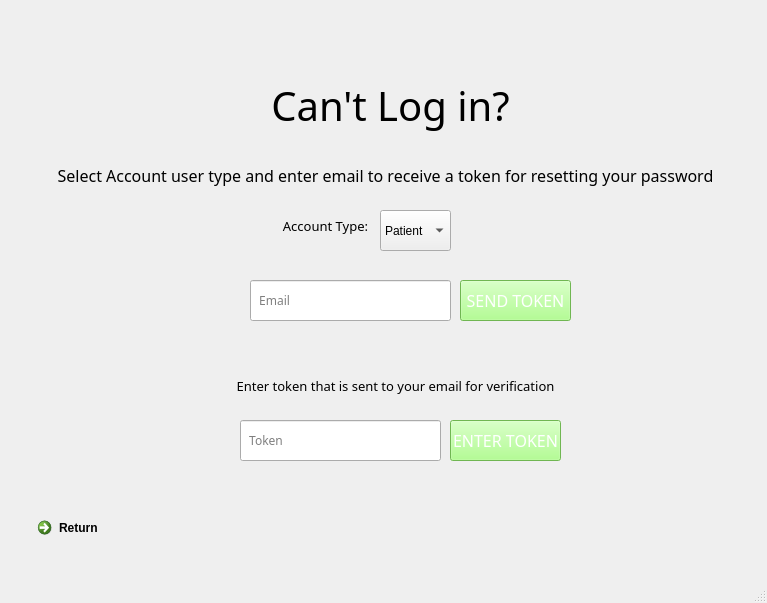
<?xml version="1.0" encoding="UTF-8"?>
<ui version="4.0">
 <class>MainWindow</class>
 <widget class="QMainWindow" name="MainWindow">
  <property name="geometry">
   <rect>
    <x>0</x>
    <y>0</y>
    <width>767</width>
    <height>603</height>
   </rect>
  </property>
  <property name="windowTitle">
   <string>MainWindow</string>
  </property>
  <widget class="QWidget" name="centralwidget">
   <widget class="QLabel" name="Welcome_label_2">
    <property name="enabled">
     <bool>true</bool>
    </property>
    <property name="geometry">
     <rect>
      <x>210</x>
      <y>80</y>
      <width>361</width>
      <height>51</height>
     </rect>
    </property>
    <property name="sizePolicy">
     <sizepolicy hsizetype="Preferred" vsizetype="Preferred">
      <horstretch>0</horstretch>
      <verstretch>0</verstretch>
     </sizepolicy>
    </property>
    <property name="font">
     <font>
      <family>Yu Gothic UI Semibold</family>
      <pointsize>30</pointsize>
      <weight>7</weight>
      <italic>false</italic>
      <bold>false</bold>
     </font>
    </property>
    <property name="layoutDirection">
     <enum>Qt::LeftToRight</enum>
    </property>
    <property name="autoFillBackground">
     <bool>false</bool>
    </property>
    <property name="styleSheet">
     <string notr="true">
font: 63 30pt &quot;Yu Gothic UI Semibold&quot;;</string>
    </property>
    <property name="text">
     <string>Can't Log in?</string>
    </property>
    <property name="alignment">
     <set>Qt::AlignCenter</set>
    </property>
   </widget>
   <widget class="QLabel" name="AccountLabel">
    <property name="enabled">
     <bool>true</bool>
    </property>
    <property name="geometry">
     <rect>
      <x>190</x>
      <y>200</y>
      <width>271</width>
      <height>51</height>
     </rect>
    </property>
    <property name="sizePolicy">
     <sizepolicy hsizetype="Preferred" vsizetype="Preferred">
      <horstretch>0</horstretch>
      <verstretch>0</verstretch>
     </sizepolicy>
    </property>
    <property name="font">
     <font>
      <family>Yu Gothic UI Semibold</family>
      <pointsize>10</pointsize>
      <weight>7</weight>
      <italic>false</italic>
      <bold>false</bold>
     </font>
    </property>
    <property name="layoutDirection">
     <enum>Qt::LeftToRight</enum>
    </property>
    <property name="autoFillBackground">
     <bool>false</bool>
    </property>
    <property name="styleSheet">
     <string notr="true">
font: 63 10pt &quot;Yu Gothic UI Semibold&quot;;
</string>
    </property>
    <property name="text">
     <string>Account Type:</string>
    </property>
    <property name="alignment">
     <set>Qt::AlignCenter</set>
    </property>
   </widget>
   <widget class="QComboBox" name="UserType">
    <property name="geometry">
     <rect>
      <x>380</x>
      <y>210</y>
      <width>71</width>
      <height>41</height>
     </rect>
    </property>
    <item>
     <property name="text">
      <string>Patient</string>
     </property>
    </item>
    <item>
     <property name="text">
      <string>Clinic</string>
     </property>
    </item>
    <item>
     <property name="text">
      <string>Doctor</string>
     </property>
    </item>
   </widget>
   <widget class="QLineEdit" name="Email_line">
    <property name="geometry">
     <rect>
      <x>250</x>
      <y>280</y>
      <width>201</width>
      <height>41</height>
     </rect>
    </property>
    <property name="font">
     <font>
      <family>Bahnschrift Light</family>
     </font>
    </property>
    <property name="placeholderText">
     <string>  Email</string>
    </property>
   </widget>
   <widget class="QLabel" name="Welcome_label_6">
    <property name="enabled">
     <bool>true</bool>
    </property>
    <property name="geometry">
     <rect>
      <x>50</x>
      <y>150</y>
      <width>671</width>
      <height>51</height>
     </rect>
    </property>
    <property name="sizePolicy">
     <sizepolicy hsizetype="Preferred" vsizetype="Preferred">
      <horstretch>0</horstretch>
      <verstretch>0</verstretch>
     </sizepolicy>
    </property>
    <property name="font">
     <font>
      <family>Yu Gothic UI Semibold</family>
      <pointsize>12</pointsize>
      <weight>7</weight>
      <italic>false</italic>
      <bold>false</bold>
     </font>
    </property>
    <property name="layoutDirection">
     <enum>Qt::LeftToRight</enum>
    </property>
    <property name="autoFillBackground">
     <bool>false</bool>
    </property>
    <property name="styleSheet">
     <string notr="true">
font: 63 12pt &quot;Yu Gothic UI Semibold&quot;;
</string>
    </property>
    <property name="text">
     <string>Select Account user type and enter email to receive a token for resetting your password</string>
    </property>
    <property name="alignment">
     <set>Qt::AlignCenter</set>
    </property>
   </widget>
   <widget class="QPushButton" name="SendToken">
    <property name="geometry">
     <rect>
      <x>460</x>
      <y>280</y>
      <width>111</width>
      <height>41</height>
     </rect>
    </property>
    <property name="font">
     <font>
      <family>Bahnschrift SemiLight SemiConde</family>
      <pointsize>12</pointsize>
     </font>
    </property>
    <property name="autoFillBackground">
     <bool>false</bool>
    </property>
    <property name="styleSheet">
     <string notr="true">background-color: #9dff73;
color: #FFFFFF;
</string>
    </property>
    <property name="text">
     <string>SEND TOKEN</string>
    </property>
    <property name="autoDefault">
     <bool>false</bool>
    </property>
   </widget>
   <widget class="QCommandLinkButton" name="ReturnToLogin">
    <property name="geometry">
     <rect>
      <x>30</x>
      <y>510</y>
      <width>185</width>
      <height>41</height>
     </rect>
    </property>
    <property name="text">
     <string>Return</string>
    </property>
   </widget>
   <widget class="QLineEdit" name="Token_line">
    <property name="geometry">
     <rect>
      <x>240</x>
      <y>420</y>
      <width>201</width>
      <height>41</height>
     </rect>
    </property>
    <property name="font">
     <font>
      <family>Bahnschrift Light</family>
     </font>
    </property>
    <property name="placeholderText">
     <string>  Token</string>
    </property>
   </widget>
   <widget class="QPushButton" name="EnterToken">
    <property name="geometry">
     <rect>
      <x>450</x>
      <y>420</y>
      <width>111</width>
      <height>41</height>
     </rect>
    </property>
    <property name="font">
     <font>
      <family>Bahnschrift SemiLight SemiConde</family>
      <pointsize>12</pointsize>
     </font>
    </property>
    <property name="autoFillBackground">
     <bool>false</bool>
    </property>
    <property name="styleSheet">
     <string notr="true">background-color: #9dff73;
color: #FFFFFF;
</string>
    </property>
    <property name="text">
     <string>ENTER TOKEN</string>
    </property>
    <property name="autoDefault">
     <bool>false</bool>
    </property>
   </widget>
   <widget class="QLabel" name="Welcome_label_7">
    <property name="enabled">
     <bool>true</bool>
    </property>
    <property name="geometry">
     <rect>
      <x>120</x>
      <y>360</y>
      <width>551</width>
      <height>51</height>
     </rect>
    </property>
    <property name="sizePolicy">
     <sizepolicy hsizetype="Preferred" vsizetype="Preferred">
      <horstretch>0</horstretch>
      <verstretch>0</verstretch>
     </sizepolicy>
    </property>
    <property name="font">
     <font>
      <family>Yu Gothic UI Semibold</family>
      <pointsize>10</pointsize>
      <weight>7</weight>
      <italic>false</italic>
      <bold>false</bold>
     </font>
    </property>
    <property name="layoutDirection">
     <enum>Qt::LeftToRight</enum>
    </property>
    <property name="autoFillBackground">
     <bool>false</bool>
    </property>
    <property name="styleSheet">
     <string notr="true">
font: 63 10pt &quot;Yu Gothic UI Semibold&quot;;
</string>
    </property>
    <property name="text">
     <string>Enter token that is sent to your email for verification</string>
    </property>
    <property name="alignment">
     <set>Qt::AlignCenter</set>
    </property>
   </widget>
  </widget>
  <widget class="QStatusBar" name="statusbar"/>
 </widget>
 <resources/>
 <connections/>
</ui>
